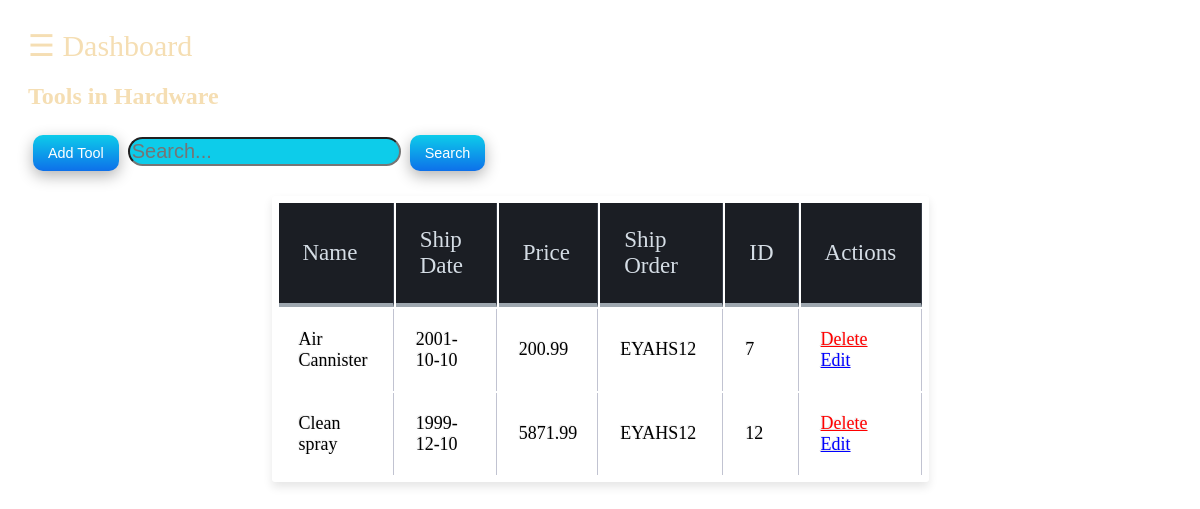
Screenshot of /clean_tools.php with the database file from the repository.
### tables this page shows
CREATE TABLE `cleaning` (
  `ID` int(10) NOT NULL,
  `Name` varchar(20) NOT NULL,
  `Ship_date` date NOT NULL,
  `Price` float(10,2) NOT NULL,
  `ship_order` varchar(10) NOT NULL
);

### all_func.php (called while the page is built, shortened)
<?php
function getDatabaseConnection()
{
    $host = 'localhost';
    $dbname = 'hardware tools database';
    $user = 'root';
    $password ='';
    $dsn = "mysql:dbname=$dbname;host=$host";
    try
    {
        $conn = new PDO($dsn, $user, $password);
        return $conn;
    }
    catch (PDOException $e)
    {
        echo 'Connection failed: ' . $e->getMessage();
    }
}
function getData_cleaning()
    {
        $conn = getDatabaseConnection();
        $stmt = $conn->prepare("SELECT * FROM cleaning");
        $stmt->execute();
        $result = $stmt->fetchAll(PDO::FETCH_ASSOC);
        return $result;
    }
?>

### clean_tools.php (the view, shortened to what this page needs)
<?php
include_once('all_func.php');
?>
<!DOCTYPE html>
<Html>
<Body>
    <div class="whole-div">
        <div id="main">
            <span style="font-size:30px;cursor:pointer" onclick="openNav()">&#9776; Dashboard</span>
            <h2>Tools in Hardware</h2>
            <div>
                <form method="POST">
                    <button name="ADD">Add Tool </button>
                    <input type="text" name="srch_input" placeholder="Search... ">
                    <button name="Search">Search</button>
                </form>
            </div>
        </div>
        <div class="Display-data">
        <?php
        if (isset($_POST['ADD'])) {
            header('location: Add_tool.php');
            }
        else
            {
            $result = getData_cleaning();
            if ($result) {
        ?>
                <table>
                    <thead>
                        <th>Name</th>
                        <th>Ship Date</th>
                        <th>Price</th>
                        <th>Ship Order</th>
                        <th>ID</th>
                        <th>Actions</th>
                        <?php
                        foreach ($result as $key => $row) {
                            echo '
                        <tr>
                            <td>' . $row['Name'] . '</td>
                            <td>' . $row['Ship_date'] . '</td>
                            <td>' . $row['Price'] . '</td>
                            <td>' . $row['ship_order'] . '</td>
                            <td>' . $row['ID'] . '</td>'
                        ?>
                            <td>
                                <a href="delete_tool.php?ID=<?php echo $row['ID']."&address=cleaning"?>" onclick="return  confirm('Do you want to delete this data?')" class="delete.a" style="color: red;"> Delete </a>
                                <a href="edit_tool.php?ID=<?php echo $row['ID']."&address=cleaning"?>" style="color: blue;" class="edit_a">Edit</a>
                            </td>
                            </tr>
                    <?php
                        }
                    }
                    ?>
                    </thead>
                </table>
    <?php   } ?>
        </div>
    </div>
</Body>
</Html>

### clean_tools.php (style rules this page uses)
#main { transition: margin-left .5s; padding: 20px; }
.Display-data { display: block; background: white; border-radius: 3px; border-collapse: collapse; height: auto; margin: auto; padding: 5px; width: 647px; box-shadow: 0 5px 10px rgba(0, 0, 0, 0.1); animation: float 5s infinite; }
th { color: #D5DDE5; background: #1b1e24; border-bottom: 4px solid #9ea7af; border-right: 1px solid #343a45; font-size: 23px; font-weight: 100; padding: 24px; text-align: left; text-shadow: 0 1px 1px rgba(0, 0, 0, 0.1); vertical-align: middle; }
td { background: #FFFFFF; padding: 20px; text-align: left; vertical-align: middle; font-weight: 300; font-size: 18px; text-shadow: -1px -1px 1px rgba(0, 0, 0, 0.1); border-right: 1px solid #C1C3D1; }
button { background-image: linear-gradient(#0dccea, #0d70ea); border: 0; border-radius: 10px; box-shadow: rgba(0, 0, 0, .3) 0 5px 15px; box-sizing: border-box; color: #fff; cursor: pointer; font-family: Montserrat, sans-serif; font-size: .9em; margin: 5px; padding: 10px 15px; text-align: center; user-select: none; -webkit-user-select: none; touch-action: manipulation; }
body { background-image: url('https://images.unsplash.com/photo-1562813733-b31f71025d54?ixlib=rb-1.2.1&ixid=MnwxMjA3fDB8MHxwaG90by1wYWdlfHx8fGVufDB8fHx8&auto=format&fit=crop&w=2069&q=80'); background-size: cover; }
input { background-color: #0dccea; font-size: 20px; border-radius: 30px; }
a { color: black; }
h2, span { color: wheat; }

### rows the page displays
cleaning: Name "Air Cannister", Ship_date "2001-10-10", Price "200.99", ship_order "EYAHS12", ID "7"
cleaning: Name "Clean spray", Ship_date "1999-12-10", Price "5871.99", ship_order "EYAHS12", ID "12"
